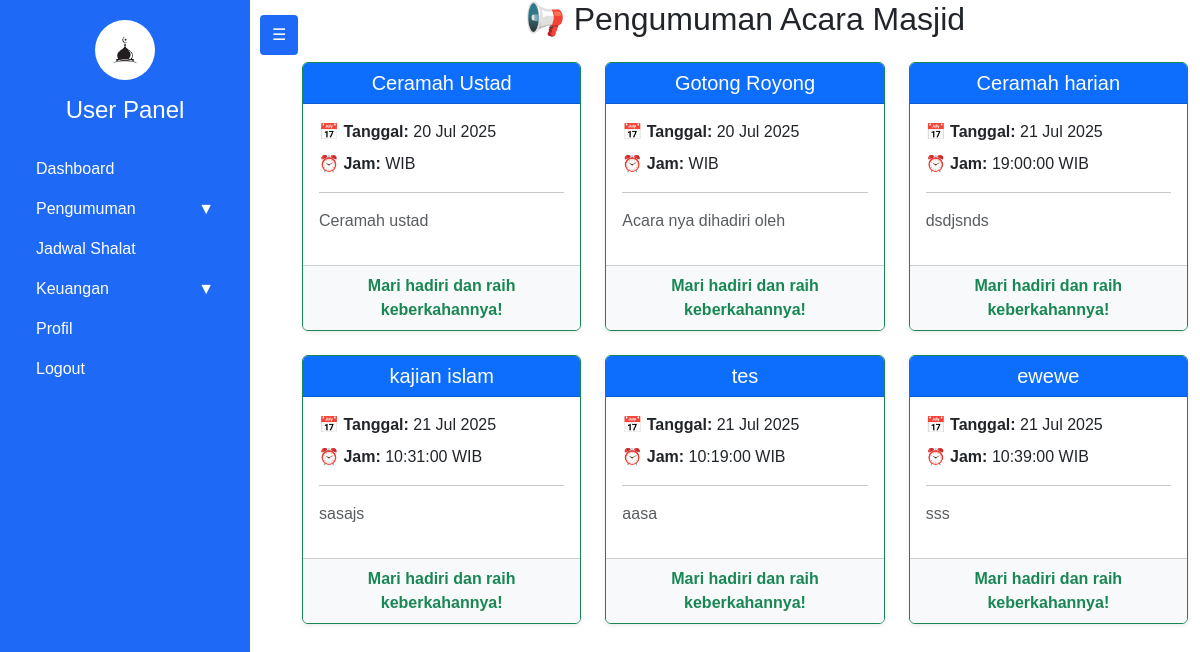
/user/acara.php, run on the app's committed database.
### tables this page shows
CREATE TABLE `pengumuman_acara` (
  `id` int(11) NOT NULL,
  `judul` varchar(200) NOT NULL,
  `isi` text NOT NULL,
  `tanggal` date NOT NULL,
  `jam` time DEFAULT NULL,
  `created_at` timestamp NOT NULL DEFAULT current_timestamp()
);

### user/acara.php (the view, shortened to what this page needs)
<?php
include 'layout/header.php';
include 'layout/sidebar.php';
include '../config/db.php';
$acaraList = mysqli_query($conn, "SELECT * FROM pengumuman_acara ORDER BY tanggal ASC");
?>
<div class="container-fluid">
    <h2 class="mb-4 text-center">📢 Pengumuman Acara Masjid</h2>
    <div class="row">
        <?php if (mysqli_num_rows($acaraList) > 0): ?>
            <?php while ($a = mysqli_fetch_assoc($acaraList)): ?>
                <div class="col-md-4 mb-4">
                    <div class="card shadow-sm h-100 border-success">
                        <div class="card-header bg-primary text-white text-center">
                            <h5 class="mb-0"><?= htmlspecialchars($a['judul']); ?></h5>
                        </div>
                        <div class="card-body">
                            <p class="mb-2"><strong>📅 Tanggal:</strong> <?= date('d M Y', strtotime($a['tanggal'])); ?></p>
                            <p class="mb-2"><strong>⏰ Jam:</strong> <?= htmlspecialchars($a['jam']); ?> WIB</p>
                            <hr>
                            <p class="text-muted"><?= nl2br(htmlspecialchars($a['isi'])); ?></p>
                        </div>
                        <div class="card-footer text-center bg-light">
                            <span class="text-success fw-bold">Mari hadiri dan raih keberkahannya!</span>
                        </div>
                    </div>
                </div>
            <?php endwhile; ?>
        <?php else: ?>
            <div class="col-12 text-center">
                <div class="alert alert-info">Belum ada acara yang diumumkan.</div>
            </div>
        <?php endif; ?>
    </div>
</div>
<?php include 'layout/footer.php'; ?>

### user/layout/sidebar.php (style rules this page uses)
body { margin: 0; font-family: Arial, sans-serif; overflow-x: hidden; }

### data on the page
pengumuman_acara: judul "Ceramah Ustad", tanggal "20 Jul 2025", isi "Ceramah ustad"
pengumuman_acara: judul "Gotong Royong", tanggal "20 Jul 2025", isi "Acara nya dihadiri oleh"
pengumuman_acara: judul "Ceramah harian", tanggal "21 Jul 2025", jam "19:00:00", isi "dsdjsnds"
pengumuman_acara: judul "kajian islam", tanggal "21 Jul 2025", jam "10:31:00", isi "sasajs"
pengumuman_acara: judul "tes", tanggal "21 Jul 2025", jam "10:19:00", isi "aasa"
pengumuman_acara: judul "ewewe", tanggal "21 Jul 2025", jam "10:39:00", isi "sss"
